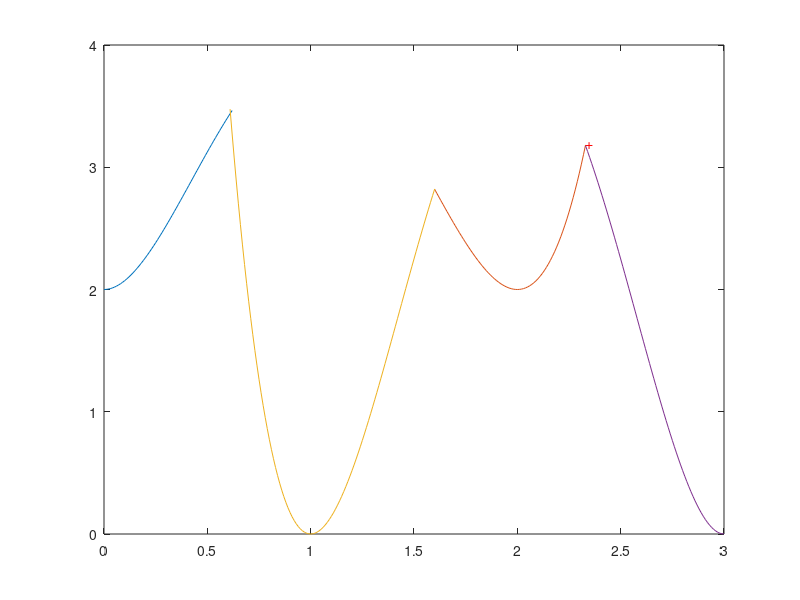

Reproduce this figure in MATLAB.
function micont2();
% Test Case #1 of Michalevicz 1994
%   'Evolutionary optimization of constrained problems'
%
%   Proceeding of the 3rd Annual Conference on Evolutionary Programming
%   A.V. Sebald and L.J. Fogel, World Scientific Publishing, River Edge,
%   NJ, 1994, pp. 98--108
%
% Objective function:
%        f(x) = -x(1)-x(2)
% subject to  non-linear constraints:
%        2*x(1)^4 -8*x(1)^3 +8*x(1)^2 +2 -x(2) >=0
%        4*x(1)^4 -32*x(1)^3 +88*x(1)^2 -96*x(1)+36 -x(2) >=0
% and bounds
%        0 <= x(1) <= 3; 0 <= x(2) <=4
%
% Global solution is (2.3295,3.1783), fmin=-5.5079
% the starting feasible point (0 0) 
% Property of the feasible region: almost disconnected


% All Rights Reserved, 
% Revision 3.0, Oct. 1996
% Evolution Strategy Toolbox 1993-96
% To Thanh Binh University of Magdeburg Germany



x1=[.61:.01:1.6];
x2=[0:.01:.62];
x3=[1.6:.01:2.33];
x4=[2.33:.01:3];

cla 
hold off

plot(x2,2*x2.^4 -8*x2.^3 +8*x2.^2 +2 ) ;
hold on
plot(x3,2*x3.^4 -8*x3.^3 +8*x3.^2 +2 ) ;
plot(x1,4*x1.^4 -32*x1.^3 +88*x1.^2 -96*x1+36);

plot(x4,4*x4.^4 -32*x4.^3 +88*x4.^2 -96*x4+36);

text(2.3295,3.1783,'+','color','r')
axis([0 3 0 4])
